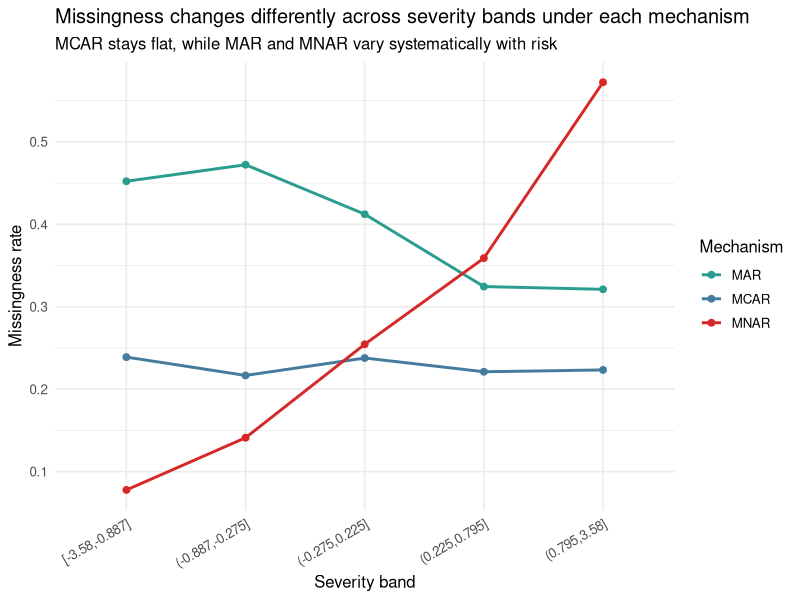

Generate this figure with R:
## ---- chunk 1
set.seed(2035)

n <- 4500

age <- pmin(pmax(round(rnorm(n, mean = 59, sd = 13)), 18), 90)
severity <- rnorm(n, mean = 0, sd = 1)
income <- pmax(rnorm(n, mean = 52000, sd = 12000), 12000)
severity_flag <- as.integer(severity > 0)

annual_cost <- 1200 +
  18 * age +
  380 * severity -
  0.004 * income +
  rnorm(n, mean = 0, sd = 650)

complete_data <- data.frame(
  age = age,
  severity = severity,
  severity_flag = severity_flag,
  income = income,
  annual_cost = annual_cost
)

complete_summary <- data.frame(
  sample_size = nrow(complete_data),
  mean_age = mean(complete_data$age),
  mean_severity = mean(complete_data$severity),
  high_severity_share = mean(complete_data$severity_flag),
  mean_income = mean(complete_data$income),
  mean_cost = mean(complete_data$annual_cost)
)

complete_summary[, c("mean_age", "mean_severity", "high_severity_share", "mean_income", "mean_cost")] <-
  round(complete_summary[, c("mean_age", "mean_severity", "high_severity_share", "mean_income", "mean_cost")], 3)

knitr::kable(
  complete_summary,
  caption = "Summary of the complete synthetic dataset before missingness is imposed",
  row.names = FALSE
)
## ---- chunk 2
missing_mcar <- rbinom(n, size = 1, prob = 0.22)

prob_mar <- plogis(
  -2.5 +
    0.022 * age -
    0.60 * severity_flag +
    0.00002 * income
)

prob_mnar <- plogis(
  -1.05 +
    1.00 * severity
)

missing_mar <- rbinom(n, size = 1, prob = prob_mar)
missing_mnar <- rbinom(n, size = 1, prob = prob_mnar)

mechanism_data <- complete_data
mechanism_data$missing_mcar <- missing_mcar
mechanism_data$missing_mar <- missing_mar
mechanism_data$missing_mnar <- missing_mnar

missingness_summary <- data.frame(
  mechanism = c("MCAR", "MAR", "MNAR"),
  missing_rate = c(
    mean(mechanism_data$missing_mcar),
    mean(mechanism_data$missing_mar),
    mean(mechanism_data$missing_mnar)
  )
)

missingness_summary$missing_rate <- round(missingness_summary$missing_rate, 3)

knitr::kable(
  missingness_summary,
  caption = "Realized missingness rates under the three simulated mechanisms",
  row.names = FALSE
)
## ---- chunk 3
data_mcar <- complete_data
data_mar <- complete_data
data_mnar <- complete_data

data_mcar$severity[mechanism_data$missing_mcar == 1] <- NA
data_mar$severity[mechanism_data$missing_mar == 1] <- NA
data_mnar$severity[mechanism_data$missing_mnar == 1] <- NA

observed_summary <- data.frame(
  dataset = c("Complete", "MCAR observed", "MAR observed", "MNAR observed"),
  mean_observed_severity = c(
    mean(complete_data$severity),
    mean(data_mcar$severity, na.rm = TRUE),
    mean(data_mar$severity, na.rm = TRUE),
    mean(data_mnar$severity, na.rm = TRUE)
  ),
  observed_sample_size = c(
    nrow(complete_data),
    sum(!is.na(data_mcar$severity)),
    sum(!is.na(data_mar$severity)),
    sum(!is.na(data_mnar$severity))
  )
)

observed_summary[, c("mean_observed_severity", "observed_sample_size")] <-
  round(observed_summary[, c("mean_observed_severity", "observed_sample_size")], 3)

knitr::kable(
  observed_summary,
  caption = "Observed severity distribution after imposing each mechanism",
  row.names = FALSE
)
## ---- chunk 4
mechanism_plot_data <- data.frame(
  age = age,
  severity = severity,
  mechanism = rep(c("MCAR", "MAR", "MNAR"), each = n),
  missing = c(missing_mcar, missing_mar, missing_mnar)
)

mechanism_plot_data$severity_band <- cut(
  mechanism_plot_data$severity,
  breaks = quantile(mechanism_plot_data$severity, probs = seq(0, 1, by = 0.2)),
  include.lowest = TRUE
)

plot_table <- aggregate(
  missing ~ mechanism + severity_band,
  data = mechanism_plot_data,
  FUN = mean
)

ggplot2::ggplot(
  plot_table,
  ggplot2::aes(x = severity_band, y = missing, group = mechanism, color = mechanism)
) +
  ggplot2::geom_line(linewidth = 1) +
  ggplot2::geom_point(size = 2) +
  ggplot2::labs(
    title = "Missingness changes differently across severity bands under each mechanism",
    subtitle = "MCAR stays flat, while MAR and MNAR vary systematically with risk",
    x = "Severity band",
    y = "Missingness rate",
    color = "Mechanism"
  ) +
  ggplot2::scale_color_manual(
    values = c("MCAR" = "#457b9d", "MAR" = "#2a9d8f", "MNAR" = "#d62828")
  ) +
  ggplot2::theme_minimal(base_size = 12) +
  ggplot2::theme(axis.text.x = ggplot2::element_text(angle = 30, hjust = 1))
## ---- chunk 5
fit_mcar <- glm(missing_mcar ~ 1, family = binomial(), data = mechanism_data)
fit_mar <- glm(
  missing_mar ~ age + severity_flag + income,
  family = binomial(),
  data = mechanism_data
)
fit_mnar <- glm(
  missing_mnar ~ severity,
  family = binomial(),
  data = mechanism_data
)

mechanism_comparison <- rbind(
  data.frame(
    mechanism = "MCAR",
    term = names(coef(fit_mcar)),
    true_value = c("(Intercept)" = qlogis(0.22))[names(coef(fit_mcar))],
    estimated_value = coef(fit_mcar)
  ),
  data.frame(
    mechanism = "MAR",
    term = names(coef(fit_mar)),
    true_value = c(
      "(Intercept)" = -2.5,
      age = 0.022,
      severity_flag = -0.60,
      income = 0.00002
    )[names(coef(fit_mar))],
    estimated_value = coef(fit_mar)
  ),
  data.frame(
    mechanism = "MNAR",
    term = names(coef(fit_mnar)),
    true_value = c(
      "(Intercept)" = -1.05,
      severity = 1.00
    )[names(coef(fit_mnar))],
    estimated_value = coef(fit_mnar)
  )
)

mechanism_comparison$bias <- mechanism_comparison$estimated_value - mechanism_comparison$true_value

mechanism_comparison[, c("true_value", "estimated_value", "bias")] <-
  round(mechanism_comparison[, c("true_value", "estimated_value", "bias")], 3)

knitr::kable(
  mechanism_comparison,
  caption = "Recovery of the true missingness-mechanism parameters",
  row.names = FALSE
)
## ---- chunk 6
outcome_fit <- lm(
  annual_cost ~ age + severity + income,
  data = complete_data
)

outcome_truth <- c(
  "(Intercept)" = 1200,
  age = 18,
  severity = 380,
  income = -0.004
)

outcome_comparison <- data.frame(
  term = names(coef(outcome_fit)),
  true_value = outcome_truth[names(coef(outcome_fit))],
  estimated_value = coef(outcome_fit)
)

outcome_comparison$bias <- outcome_comparison$estimated_value - outcome_comparison$true_value

outcome_comparison[, c("true_value", "estimated_value", "bias")] <-
  round(outcome_comparison[, c("true_value", "estimated_value", "bias")], 3)

knitr::kable(
  outcome_comparison,
  caption = "Recovery of the complete-data outcome model",
  row.names = FALSE
)
